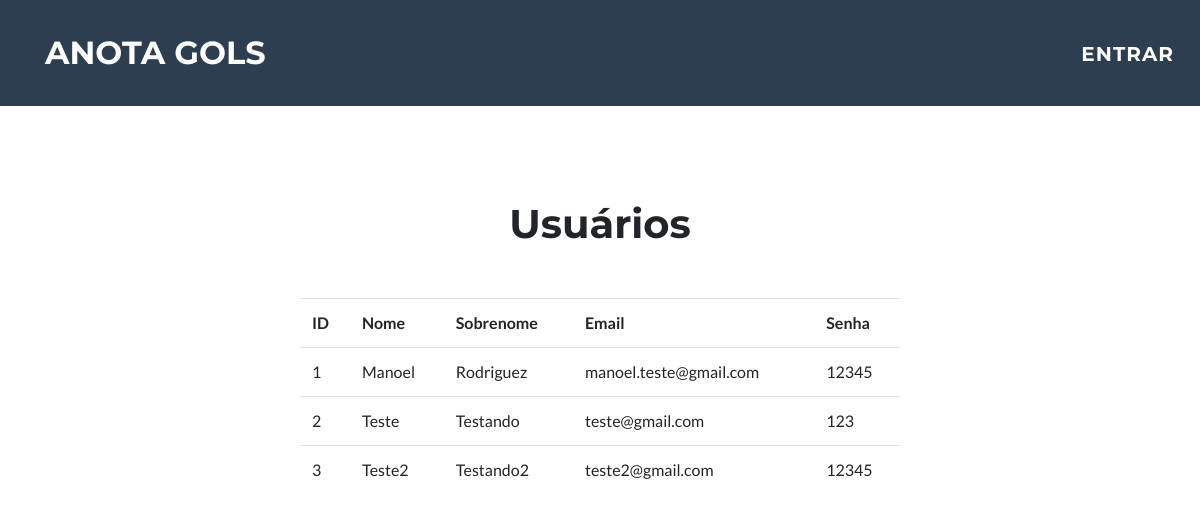
/exibir-usuarios.php, run on an earlier commit of the app's database.
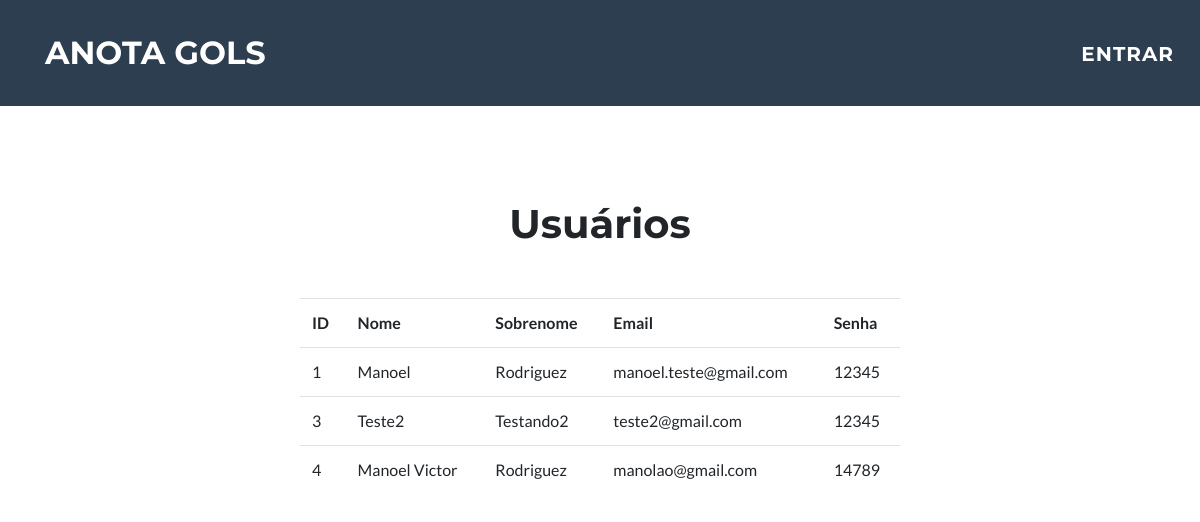
And on a later commit of the database.
### tables this page shows
CREATE TABLE usuario(
id integer primary key autoincrement not null,
nome varchar(30) not null,
sobrenome varchar(30) not null,
email varchar(30) not null,
senha varchar(30) not null);

### Banco.php (called while the page is built, shortened)
<?php
class Banco
{
    private $dsn = "sqlite:artilharia.sqlite";
    public function conectar()
    {
        $this ->pdo = new PDO($this->dsn);
    }
}

### Usuario.php (called while the page is built, shortened)
<?php
class Usuario extends Banco {
    public function select()
    {
        $instrucao = $this->pdo->query("SELECT * FROM USUARIO");
        return $instrucao->fetchAll();
    }
}

### exibir-usuarios.php (the view, shortened to what this page needs)
<?php
require 'Banco.php';
require 'Usuario.php';
$usuario = new Usuario('usuarios');
$usuarios = $usuario->select();
?>
<!DOCTYPE html>
<html lang="pt-br">
    <head>
        <link href="vendor/bootstrap/css/bootstrap.min.css" rel="stylesheet">
        <link href="vendor/fontawesome-free/css/all.min.css" rel="stylesheet" type="text/css">
        <link href="vendor/magnific-popup/magnific-popup.css" rel="stylesheet" type="text/css">
        <link href="css/freelancer.css" rel="stylesheet">
    </head>
    <body>
        <nav class="navbar navbar-expand-lg bg-secondary fixed-top text-uppercase" id="mainNav">
            <div class="container">
                <a class="navbar-brand js-scroll-trigger" href="index.php">Anota Gols</a>
                <div class="collapse navbar-collapse" id="navbarResponsive">
                    <ul class="navbar-nav ml-auto">
                        <li class="nav-item mx-0 mx-lg-1">
                            <a class="nav-link py-3 px-0 px-lg-3 rounded" href="login.php" id="entrar" style="position: absolute; right: 10px; margin-top: -30px; font-size: 20px">Entrar</a>
                        </li>
                    </ul>
                </div>
            </div>
        </nav>
    <center>
        <h1 style="margin-top: 200px">Usuários</h1>
        <table class="table" style="width: 600px">
            <tr id="topo">
                <td>ID</td>
                <td>Nome</td>
                <td>Sobrenome</td>
                <td>Email</td>
                <td>Senha</td>
            </tr>
            <?php foreach ($usuarios as $usuario): ?>
                <tr>
                    <td><?= $usuario['id']; ?></td>
                    <td><?= $usuario['nome']; ?></td>
                    <td><?= $usuario['sobrenome']; ?></td>
                    <td><?= $usuario['email']; ?></td>
                    <td><?= $usuario['senha']; ?></td>
                </tr>
            <?php endforeach; ?>
        </table>
    </center>
</body>
</html>

What changed in the data, as far as the page shows it:
removed usuario: id "2", nome "Teste", sobrenome "Testando", email "teste@gmail.com", senha "123"
added usuario: id "4", nome "Manoel Victor", sobrenome "Rodriguez", email "manolao@gmail.com", senha "14789"
